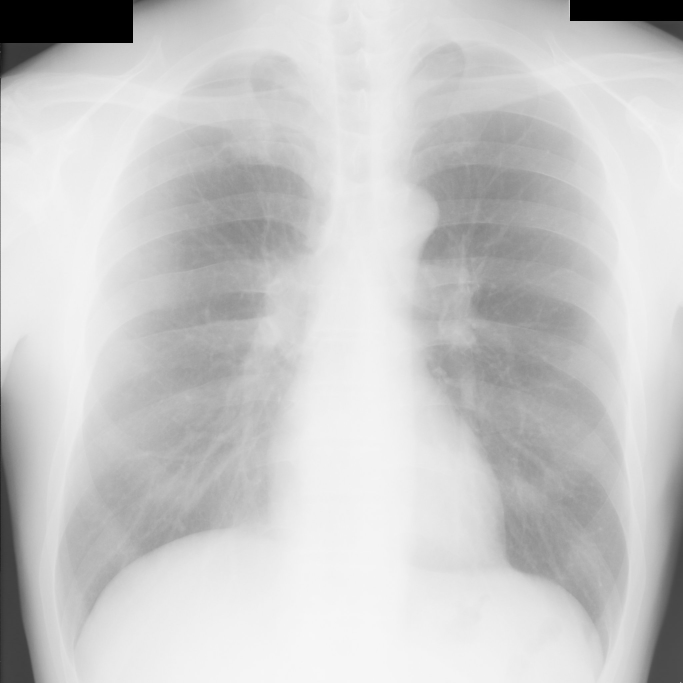
%> input picture testing/BGN146.jpg, 2048 x 2048 px (shown at 1/3 size)
$ octave Untitled.m   (GNU Octave 9; MATLAB toolbox functions it lacks are replaced by stand-ins)
%> lines starting %> are read from the running program, lines starting %| are printed output that depends on the picture; in (x1, y1, x2, y2) boxes, pixels count from 0 and x2, y2 are one past the last pixel; in counts of white or black regions, pixels touching at a corner belong together; the program's own positions count from 1; long printed decimals are rounded
    img = imread('testing/BGN146.jpg');
%> img is the input picture: size 2048x2048x3 uint8; min 0, max 255, mean 201.4

    datarsz = imresize(img, [512 512]);
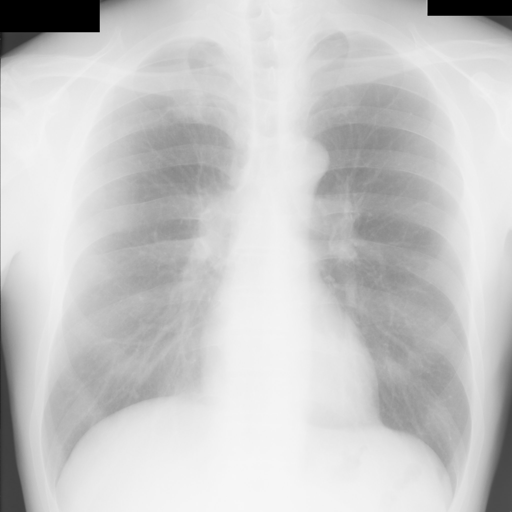
%> datarsz: size 512x512x3 uint8; min 0, max 247, mean 201.4
    sizes = size(datarsz);
%> sizes = [512 512 3]

    datadbl = im2double (datarsz);
    datagry = rgb2gray (datadbl);

    datahist = histeq(datagry);
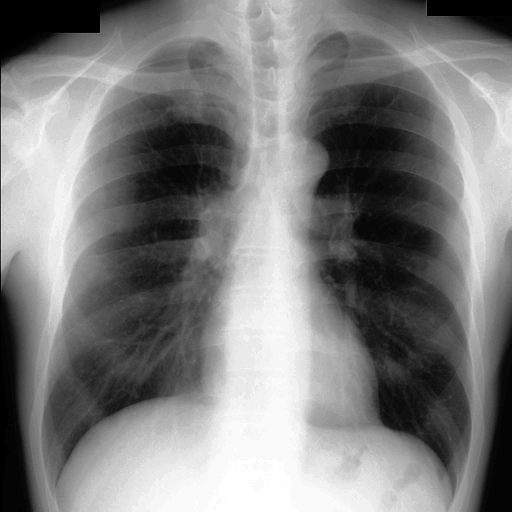
%> datahist: size 512x512 double; min 0, max 1, mean 0.498

    b = 255;
    trans_thresh = mrdivide(0:1:b,b);

    for j=1:(b+1)
        value_trans1 = trans_thresh(1,j);
        result4_trans1(j,1) = bweuler(im2bw(datahist,value_trans1),4);
        %figure, imshow(im2bw(datahist,value_trans1));
        fprintf('j=%d value_trans=%d result_trans=%d\n', j, value_trans1, result4_trans1(j,1));
    end
%> this loop made 256 passes
%| j=1 value_trans=0 result_trans=-1
%| j=2 value_trans=0.003922 result_trans=-1
%| j=3 value_trans=0.007843 result_trans=-1
%| j=4 value_trans=0.01176 result_trans=-1
%| j=5 value_trans=0.01569 result_trans=-1
%| j=6 value_trans=0.01961 result_trans=1
%| j=7 value_trans=0.02353 result_trans=1
%| j=8 value_trans=0.02745 result_trans=1
%> (further printed lines are left out)
%> after the loop, result4_trans1 = 256 values, max 122 at index 216, min -36 at index 10, mean 28.37

    max_result4_trans1 = max(result4_trans1)
%> max_result4_trans1 = 122
    min_result4_trans1 = min(result4_trans1)
%> min_result4_trans1 = -36
    m = 0;
    n = 0;
    max_sum_result4_trans1 = 0;
    min_sum_result4_trans1 = 0;

    for j = 1:(b+1)
        if result4_trans1(j,1) == max_result4_trans1
            m = m+1;
            max_sum_result4_trans1 = max_sum_result4_trans1 + j;
        elseif result4_trans1(j,1) == min_result4_trans1
            n = n+1;
            min_sum_result4_trans1 = min_sum_result4_trans1 + j;
        else
        end
    end
%> after the loop, m = 8; max_sum_result4_trans1 = 1756; min_sum_result4_trans1 = 46; n = 4
    max_sum_result4_trans1
%> max_sum_result4_trans1 = 1756
    min_sum_result4_trans1
%> min_sum_result4_trans1 = 46
    m
%> m = 8
    n
%> n = 4
    threshold_I1 = ((max_sum_result4_trans1)+(min_sum_result4_trans1))/(m+n)
%> threshold_I1 = 150.2
    dataseg =  im2bw(datahist,threshold_I1/(b+1));
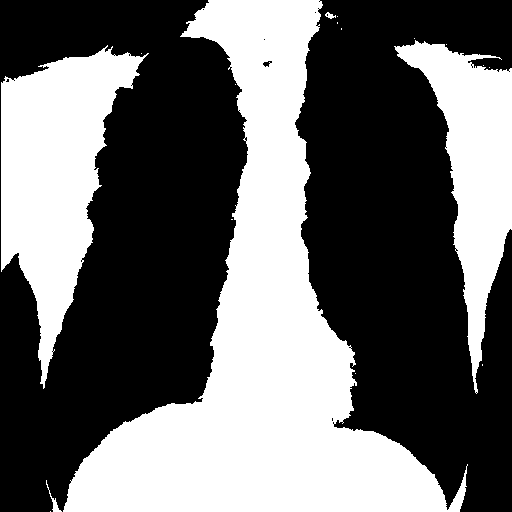
%> dataseg: size 512x512 logical; 42.2% white; 18 white regions (13 under 20 px), largest, box (x1, y1, x2, y2) and area: (63, 0, 468, 512) 70709, (1, 45, 149, 389) 23730, (394, 40, 512, 394) 16005, (46, 480, 62, 512) 94, (325, 12, 336, 19) 40

$ run again, with testing/BGN008.jpg copied over testing/BGN146.jpg
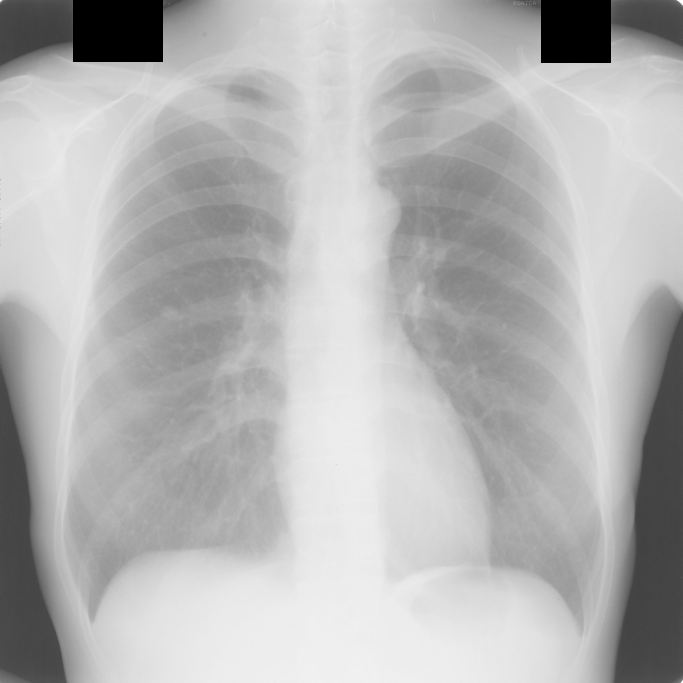
%> input picture testing/BGN008.jpg, 2048 x 2048 px (shown at 1/3 size)
%> img is the input picture: size 2048x2048x3 uint8; min 0, max 255, mean 180.6
%> `datahist = histeq(datagry);`:
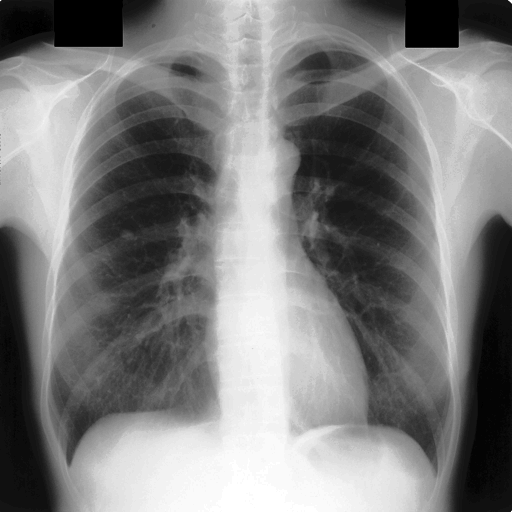
%> datahist: size 512x512 double; min 0, max 1, mean 0.496
%> the loop `for j=1:(b+1)` made 256 passes
%| j=1 value_trans=0 result_trans=3
%| j=2 value_trans=0.003922 result_trans=3
%| j=3 value_trans=0.007843 result_trans=3
%| j=4 value_trans=0.01176 result_trans=3
%| j=5 value_trans=0.01569 result_trans=3
%> (further printed lines are left out)
%> after the loop `for j=1:(b+1)`: result4_trans1 = 256 values, max 99 at index 188, min -20 at index 26, mean 40.83
%> max_result4_trans1 = 99
%> min_result4_trans1 = -20
%> after the loop `for j = 1:(b+1)`: m = 8; max_sum_result4_trans1 = 1612; min_sum_result4_trans1 = 252; n = 8
%> `max_sum_result4_trans1`: max_sum_result4_trans1 = 1612
%> `min_sum_result4_trans1`: min_sum_result4_trans1 = 252
%> `m`: m = 8
%> threshold_I1 = 116.5
%> `dataseg =  im2bw(datahist,threshold_I1/(b+1));`:
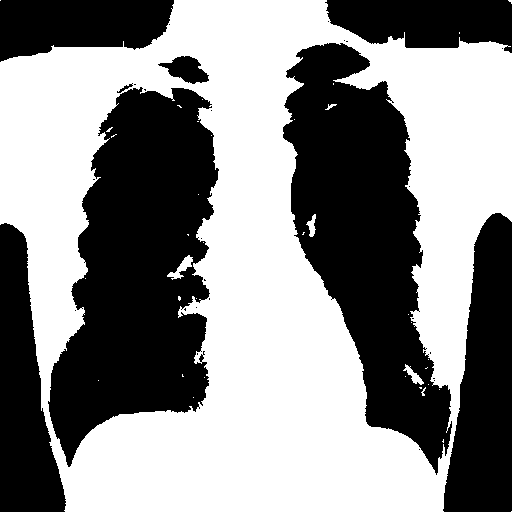
%> dataseg: size 512x512 logical; 54% white; 30 black regions (22 under 20 px), largest, box (x1, y1, x2, y2) and area: (48, 87, 219, 467) 40874, (283, 43, 452, 475) 36765, (443, 213, 512, 512) 14524

$ run again, with testing/BGN058.jpg copied over testing/BGN146.jpg
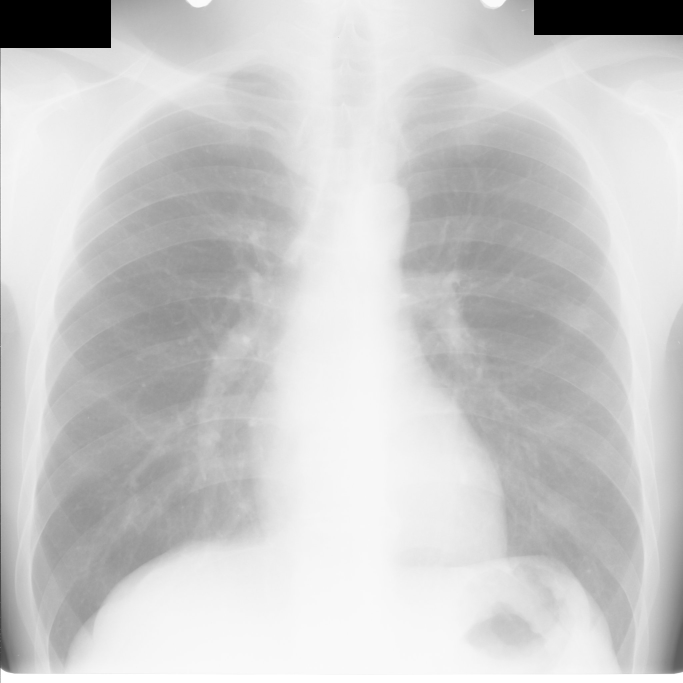
%> input picture testing/BGN058.jpg, 2048 x 2048 px (shown at 1/3 size)
%> img is the input picture: size 2048x2048x3 uint8; min 0, max 255, mean 203.7
%> `datahist = histeq(datagry);`:
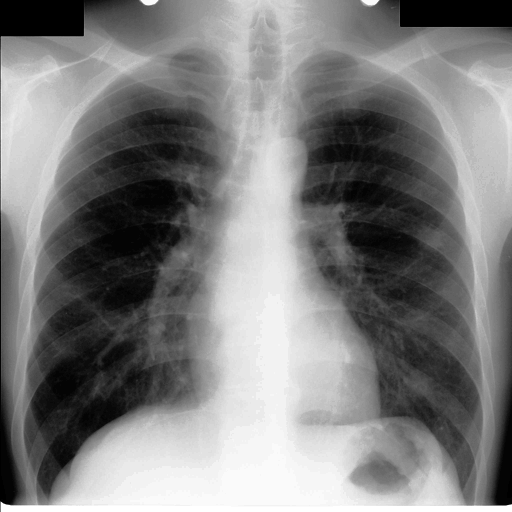
%> datahist: size 512x512 double; min 0, max 1, mean 0.497
%> the loop `for j=1:(b+1)` made 256 passes
%| j=1 value_trans=0 result_trans=1
%| j=2 value_trans=0.003922 result_trans=1
%| j=3 value_trans=0.007843 result_trans=1
%| j=4 value_trans=0.01176 result_trans=1
%| j=5 value_trans=0.01569 result_trans=1
%> (further printed lines are left out)
%> after the loop `for j=1:(b+1)`: result4_trans1 = 256 values, max 127 at index 200, min -41 at index 10, mean 34.31
%> max_result4_trans1 = 127
%> min_result4_trans1 = -41
%> after the loop `for j = 1:(b+1)`: m = 4; max_sum_result4_trans1 = 806; min_sum_result4_trans1 = 124; n = 8
%> `max_sum_result4_trans1`: max_sum_result4_trans1 = 806
%> `min_sum_result4_trans1`: min_sum_result4_trans1 = 124
%> `m`: m = 4
%> `n`: n = 8
%> threshold_I1 = 77.5
%> `dataseg =  im2bw(datahist,threshold_I1/(b+1));`:
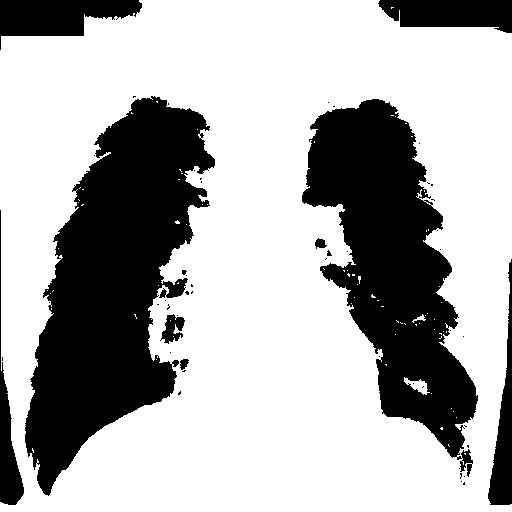
%> dataseg: size 512x512 logical; 68.2% white; 52 black regions (43 under 20 px), largest, box (x1, y1, x2, y2) and area: (25, 96, 215, 496) 39442, (302, 99, 478, 477) 31368, (0, 0, 142, 50) 3984
